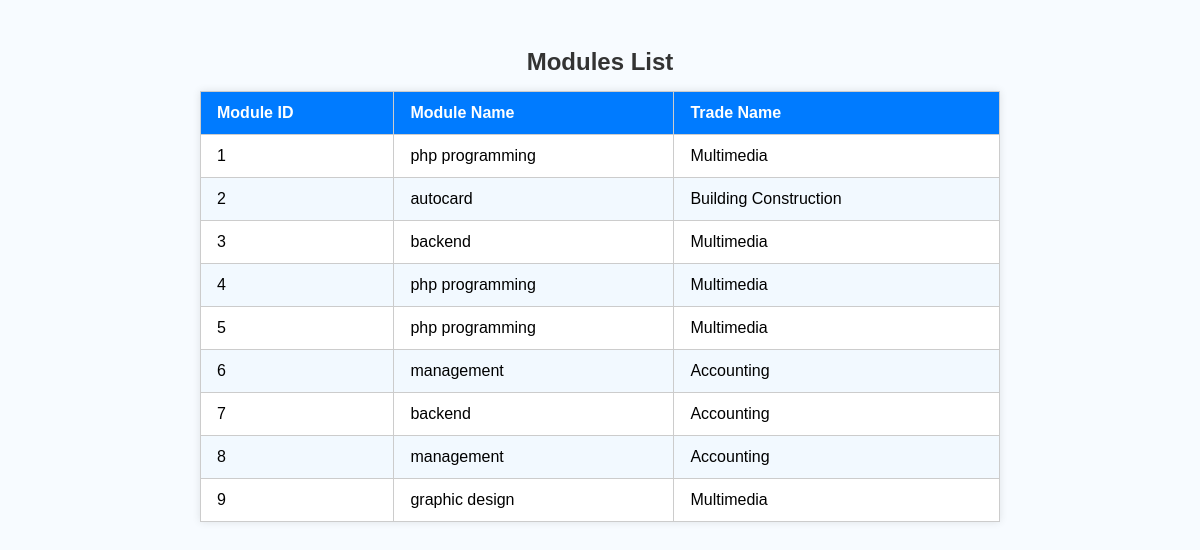
Screenshot of /viewmodules.php with the database file from the repository.
### tables this page shows
CREATE TABLE `modules` (
  `Module_Id` int(11) NOT NULL,
  `Module_Name` varchar(255) NOT NULL,
  `Trade_Id` int(11) NOT NULL
);

CREATE TABLE `trades` (
  `Trade_Id` int(11) NOT NULL,
  `Trade_Name` varchar(100) NOT NULL
);

### viewmodules.php (the view, shortened to what this page needs)
<?php
$con = mysqli_connect("localhost", "root", "", "gikonko_tsss");
$sql = "SELECT m.Module_Id, m.Module_Name, t.Trade_Name
        FROM modules m
        JOIN trades t ON m.Trade_Id = t.Trade_Id";
$result = mysqli_query($con, $sql);
?>
<!DOCTYPE html>
<html lang="en">
<head>
</head>
<body>
<table>
    <caption>Modules List</caption>
    <thead>
        <tr>
            <th>Module ID</th>
            <th>Module Name</th>
            <th>Trade Name</th>
        </tr>
    </thead>
    <tbody>
        <?php
        if ($result && mysqli_num_rows($result) > 0) {
            while ($row = mysqli_fetch_assoc($result)) {
                echo "<tr>";
                echo "<td>" . htmlspecialchars($row['Module_Id']) . "</td>";
                echo "<td>" . htmlspecialchars($row['Module_Name']) . "</td>";
                echo "<td>" . htmlspecialchars($row['Trade_Name']) . "</td>";
                echo "</tr>";
            }
        } else {
            echo "<tr><td colspan='3' style='text-align:center;'>No modules found.</td></tr>";
        }
        ?>
    </tbody>
</table>
</body>
</html>

### viewmodules.php (style rules this page uses)
body { font-family: Arial, sans-serif; background: #f7fbff; display: flex; justify-content: center; padding-top: 40px; }
table { border-collapse: collapse; width: 80%; max-width: 800px; background: white; box-shadow: 0 0 8px rgba(0, 0, 0, 0.1); }
caption { font-size: 24px; margin-bottom: 15px; font-weight: bold; color: #333; }
th, td { padding: 12px 16px; border: 1px solid #ccc; text-align: left; }
th { background-color: #007bff; color: white; }
tr:nth-child(even) { background-color: #f2f9ff; }

### rows the page displays
modules: Module_Id "1", Module_Name "php programming", Trade_Id.Trade_Name "Multimedia"
modules: Module_Id "2", Module_Name "autocard", Trade_Id.Trade_Name "Building Construction"
modules: Module_Id "3", Module_Name "backend", Trade_Id.Trade_Name "Multimedia"
modules: Module_Id "4", Module_Name "php programming", Trade_Id.Trade_Name "Multimedia"
modules: Module_Id "5", Module_Name "php programming", Trade_Id.Trade_Name "Multimedia"
modules: Module_Id "6", Module_Name "management", Trade_Id.Trade_Name "Accounting"
modules: Module_Id "7", Module_Name "backend", Trade_Id.Trade_Name "Accounting"
modules: Module_Id "8", Module_Name "management", Trade_Id.Trade_Name "Accounting"
modules: Module_Id "9", Module_Name "graphic design", Trade_Id.Trade_Name "Multimedia"
